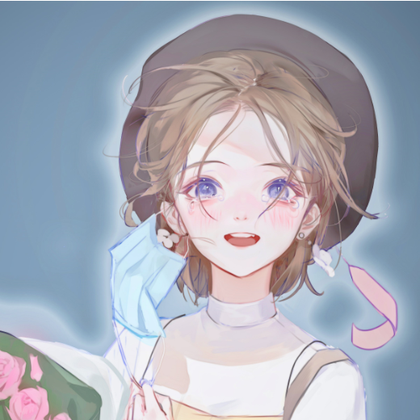
%> input picture origin.png, 420 x 420 px, shrunk from 520 x 520 before the run
$ octave startup.m   (GNU Octave 9; MATLAB toolbox functions it lacks are replaced by stand-ins)
%> lines starting %> are read from the running program, lines starting %| are printed output that depends on the picture
### main.m
function [Huff_eff,diff] = main(n)
%> called with n = 1
%diff : MSE
%Huff_eff:编码率
%LZ_eff: 编码率


%定义压缩矩阵
matrix = rot90(triu(ones(8),8-n));
if(n>8)
    for x=1:8
        for y=1:8
            matrix(x,y)=1;          %save all
        end
    end
end

%读取图片并灰度化
gray = rgb2gray(imread('origin.png'));
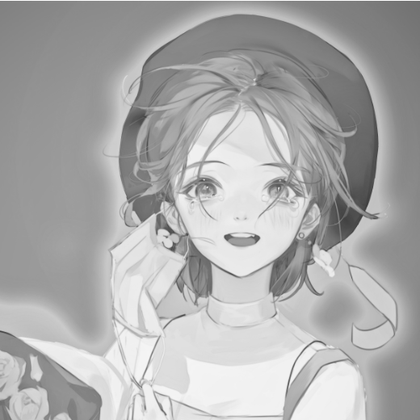
%> gray: size 420x420 uint8; min 57, max 247, mean 171.9

%使用内置函数进行DCT变换
doubleimDCT = blkproc(gray, [8 8], @dct2);
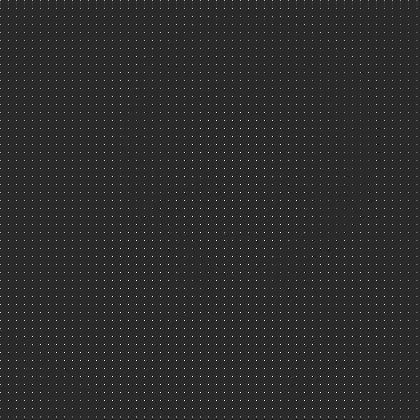
%> doubleimDCT: size 420x420 double; min -388.2, max 1945.1, mean 21.9; drawn with min black and max white

%亮度量化
Light=round(blkproc(doubleimDCT,[8,8],@QLight));
%> in QLight, `out=x./qy;`: out = [70.63 -0.187 -0.0163 0.00299 0.00521 -0.00452 -0.00133 -0.00375; 11.2 0.0212 -0.0474 -0.00444 0.0116 0.00233 -0.00334 -0.00384; 9.31 -0.0179 0.0179 0.0151 -0.000701 0.00508 -0.00128 0.00338; 8.64 0.0561 0.0119 0.0022 -6.57e-05 -0.0021 0.00401 0.00158; 6.03 0.0239 0.0132 -0.00918 -0.00551 -0.0012 0.00197 -0.000985; 3.81 0.0094 -0.00397 -0.00286 -0.00157 -0.00161 -0.00362 0.00573; 1.38 0.00463 -0.00113 0.00503 -0.00383 0.00146 0.00386 -0.00505; 0.462 -0.0023 0.00502 -0.00212 0.00603 -0.000112 -0.00173 0.00353]

%压缩量化
Light=blkproc(Light,[8,8],'P1.*x', matrix);
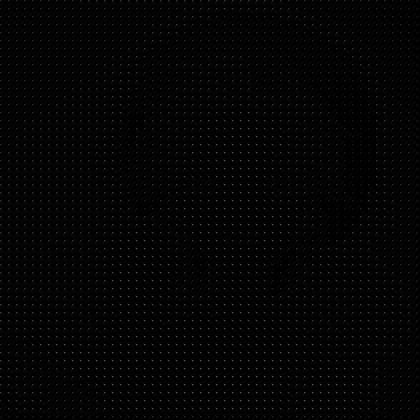
%> Light: size 420x420 double; min 0, max 122, mean 1.3

%Z字形编码
Zcode = Zigzag(Light);
Zcode=128+Zcode;
%----------------------------------------%
%霍夫曼编码
[ dict,Huff_len,Huff_eff ] = DoHuff(Zcode);                                           %codes : 霍夫曼编码      f：编码率
%解码
Uncodes = UndoHuff(Huff_len,dict);

%LZ编码
%[dictionary,LZ_len,LZ_eff]=DoLZ(Zcode);
%解码
%unLZ=UnLZ(dictionary);
%----------------------------------------%
%反Z字编码
Uncodes = Uncodes - 128;
unZcode=Unzig(Uncodes);

%反亮度量化矩阵
unLight = blkproc(Light, [8 8], @iQLight);  %unZcode

%反DCT变换
unDCT = blkproc(unLight, [8 8], @idct2);
%映射到uint8域
unDCT = uint8(unDCT);
%展示图片
figure;
subplot(1,2,1); imshow(gray), title('原图');
if(n<9)
    subplot(1,2,2); imshow(unDCT), title(['量化压缩矩阵为',num2str(n),'的图像：']);
else
    subplot(1,2,2); imshow(unDCT), title('全部保留的图像：');
end
shape = size(gray);
%求误差
xmar = im2double(gray - unDCT);
differ = double(gray) - double(unDCT);
differ = (differ(:))';
differ(find(differ<-150))=[];
differ(find(differ>150))=[];
se = xmar.^2;
diff = sum(se(:)) / (shape(1)*shape(2));
if(n<9)
    %subplot(2,2,[3,4]);hx1 = histogram(differ,'Normalization','pdf'),title(['量化压缩矩阵为',num2str(n),'，MSE为:',num2str(diff),',此时的局方误差图像：']);
else
    %subplot(2,2,[3,4]);hx1 = histogram(differ,'Normalization','pdf'),title(['全保留压缩矩阵，MSE为:',num2str(diff),',此时的局方误差图像：']);
end
hx1.Normalization = 'probability';hx1.BinWidth = 4;

end

### QLight.m
function out=QLight(x)
%亮度量化函数
qy=[16,11,10,16,24,40,51,61;
    12,12,14,19,26,58,60,55;
    14,13,16,24,40,57,69,56;
    14,17,22,29,51,87,80,62;
    18,22,37,56,68,109,103,77;
    24,35,55,64,81,104,113,92;
    49,64,78,87,103,121,120,101;
    79,92,95,98,112,100,103,99];
out=x./qy;

### Zigzag.m
function zScanOut=Zigzag(a)
    [t,N] = size(a);
%> t = 420; N = 420
    M = N/8;
%> M = 52.5
    N = N*8;
%> N = 3360
%> the run ends on the next line
    zScanOut = zeros(M,N);
    count=1;
    for x = 0:8:t-8
        for y =0:8:t-8
            zScanOut(count:count+63)=Zigzagcore(a(x+1:x+8,y+1:y+8));
            count = count + 64;
        end
    end
end

% [47 lines left out: function Zigzagcore, not called in this run]

### startup.m

%eff: 编码率
%diff：误差
diff = zeros(1,9);
eff = zeros(1,9);
n=0;
n = n+1;
[eff(n),diff(n)] = main(n);
